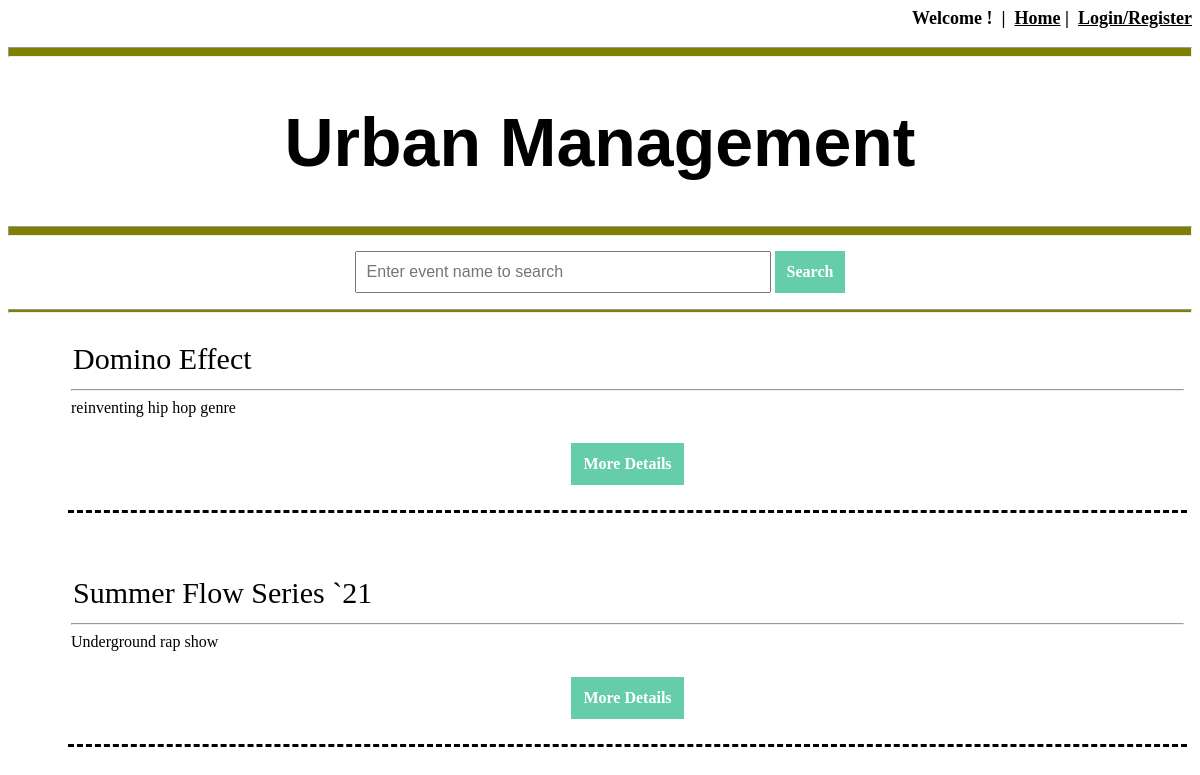
Screenshot of /Urban_Management_Final/DB_Project/client/index.php with the database file from the repository.
### tables this page shows
CREATE TABLE `event_details` (
  `EventID` int(10) NOT NULL,
  `EventName` varchar(100) NOT NULL,
  `EventDate` date NOT NULL,
  `EventTime` time NOT NULL,
  `EventCategory` varchar(100) NOT NULL,
  `Artist_id` varchar(21) DEFAULT NULL,
  `Sponsor_id` varchar(20) DEFAULT NULL,
  `EventDescription` text NOT NULL,
  `EventTicketPrice` double NOT NULL,
  `EventTicketTotal` int(11) NOT NULL,
  `EventTicketSold` int(11) NOT NULL,
  `UserID` varchar(10) NOT NULL,
  `VenueID` int(11) NOT NULL
);

### Urban_Management_Final/DB_Project/client/index.php (the view, shortened to what this page needs)
<?php
	include "../database/connect.php";
	include '../session.php';
?>
<html>
<head>
</head>
<body background="..\image\concrete1.jpg" >
	<hr width="auto" size="10" style="background: #808000">
	<div class="top">
		<h1>Urban Management</h1>
	</div>
	<hr width="auto" size="10" style="background: #808000">
	<div class="search" style="text-align: center">
		<form action="../event_detail.php" method="POST" >
			<input type="text" size="40" name="searchevent" placeholder="Enter event name to search" style="font-size: 16px;padding: 10px" />
			<input type="submit" name="search" value="Search"/>
		</form>
	</div>
	<hr width="auto" size="4" style="background: #808000">
	<div class="content" align="center">
		<?php
			$conn = mysqli_connect($servername, $username, $password, $dbname);
			$read_DB = "SELECT * FROM event_details ORDER BY EventDate DESC";
			$result = mysqli_query($conn, $read_DB);
			if($result){
    			while($row = mysqli_fetch_array($result, MYSQLI_ASSOC)){
    				echo "<form action='../event_detail.php' method='POST'><table>";
        			echo "<tr><td><input class ='event_name'  type='text' name='eventname' value='".$row['EventName']."' size=65 readonly></td></tr>";
        			echo "<tr><td><span  style='font-size:16px'><hr>". $row['EventDescription']."</td></tr>";
        			echo "<tr><td><br></td></tr>";
        			echo "<tr><td style='text-align:center'><input type='submit' name='more_detail' value='More Details'/></td></tr>";
        			echo "<tr><td><br></td></tr>";
        			echo "</table></form><br>";
    			}
			}
		?>
	</div>
</body>
</html>

### Urban_Management_Final/DB_Project/client/index.php (style rules this page uses)
.top { font-size: 34px; font-family: Helvetica; text-align: center; }
form { margin-left: 60px; margin-top: 15px; margin-right: 60px; }
input[type=submit] { padding: 12px; color: white; border: black; background-color: #66CDAA; font-weight: 900; font-family: Times New Roman; font-size: 16px; text-align: center; width: auto; }
table { margin-left:60px margin-right:60px; text-align:justify; border-bottom:dashed; background-color: white; }
.event_name { font-family: Times New Roman; border-style: none; font-size: 30px; margin-top: 10px; }

### rows the page displays
event_details: eventname "Domino Effect", EventDescription "reinventing hip hop genre"
event_details: eventname "Summer Flow Series `21", EventDescription "Underground rap show"
